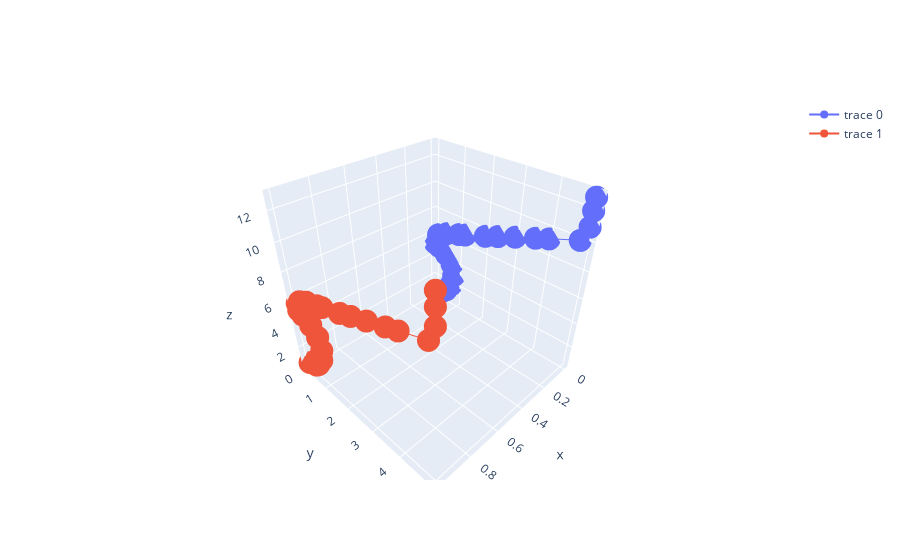

Notebook cell for this chart:
### Code cell
import plotly.graph_objects as go
import pandas as pd
import numpy as np

y = np.array([0,0.386,0.5,0.724,0.83,0.747,0.5,0.187,0,0,0.144,0.5,1,1.242,2,2.431,3,3.615,4,4.8144,4.982,4.982,4.982])
z = np.array([0.5843,1,1.239,2,3,4,4.6161,5,5.1487,5.6931,6,6.4247,6.8153,7,7.6137,8,8.4905,9,9.3193,10,11,12,12.8])
x = np.array([0,0,0,0,0,0,0,0,0,0,0,0,0,0,0,0,0,0,0,0,0,0,0])

g = np.array([0,0.386,0.5,0.724,0.83,0.747,0.5,0.187,0,0,0.144,0.5,1,1.242,2,2.431,3,3.615,4,4.8144,4.982,4.982,4.982])
h = np.array([0.5843,1,1.239,2,3,4,4.6161,5,5.1487,5.6931,6,6.4247,6.8153,7,7.6137,8,8.4905,9,9.3193,10,11,12,12.8])
i = np.array([1,1,1,1,1,1,1,1,1,1,1,1,1,1,1,1,1,1,1,1,1,1,1])

g = np.array([0,0.386,0.5,0.724,0.83,0.747,0.5,0.187,0,0,0.144,0.5,1,1.242,2,2.431,3,3.615,4,4.8144,4.982,4.982,4.982])
h = np.array([0.5843,1,1.239,2,3,4,4.6161,5,5.1487,5.6931,6,6.4247,6.8153,7,7.6137,8,8.4905,9,9.3193,10,11,12,12.8])
i = np.array([1,1,1,1,1,1,1,1,1,1,1,1,1,1,1,1,1,1,1,1,1,1,1])


g = np.array([0,0.386,0.5,0.724,0.83,0.747,0.5,0.187,0,0,0.144,0.5,1,1.242,2,2.431,3,3.615,4,4.8144,4.982,4.982,4.982])
h = np.array([0.5843,1,1.239,2,3,4,4.6161,5,5.1487,5.6931,6,6.4247,6.8153,7,7.6137,8,8.4905,9,9.3193,10,11,12,12.8])
i = np.array([1,1,1,1,1,1,1,1,1,1,1,1,1,1,1,1,1,1,1,1,1,1,1])


g = np.array([0,0.386,0.5,0.724,0.83,0.747,0.5,0.187,0,0,0.144,0.5,1,1.242,2,2.431,3,3.615,4,4.8144,4.982,4.982,4.982])
h = np.array([0.5843,1,1.239,2,3,4,4.6161,5,5.1487,5.6931,6,6.4247,6.8153,7,7.6137,8,8.4905,9,9.3193,10,11,12,12.8])
i = np.array([1,1,1,1,1,1,1,1,1,1,1,1,1,1,1,1,1,1,1,1,1,1,1])


fig = go.Figure()
fig.add_trace(go.Scatter3d(x=x, y=y,z=z))
fig.add_trace(go.Scatter3d(x=i, y=g,z=h))
fig.show()
